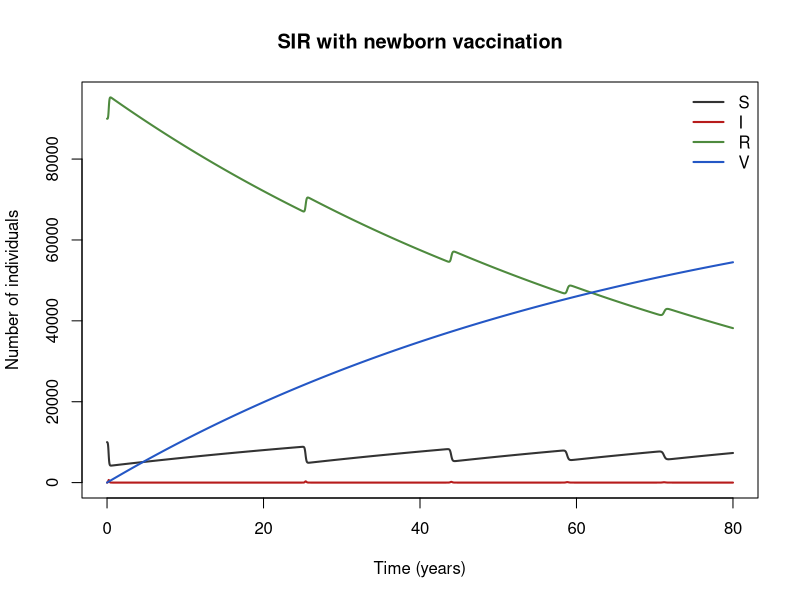
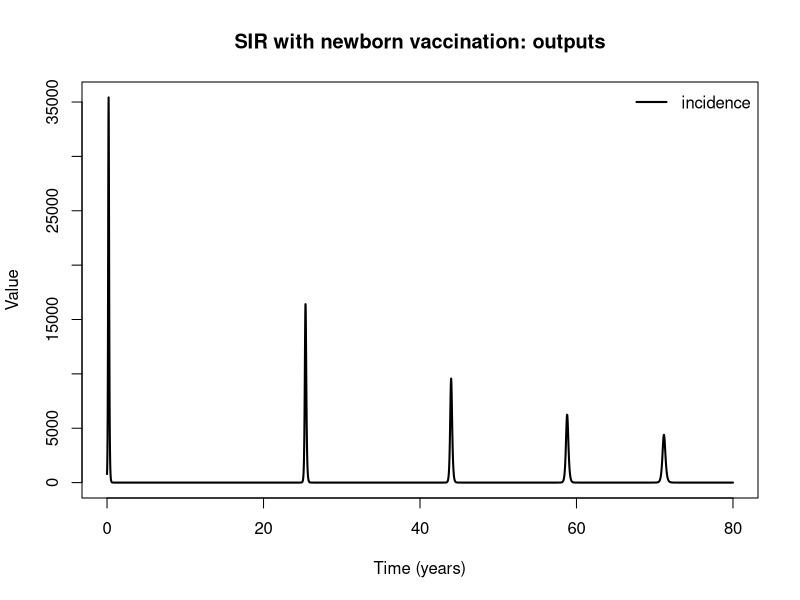

Reproduce these figures in R, in order.
## SIR with newborn vaccination
## A proportion p of newborns is vaccinated (enters V). Elimination requires p > 1 - 1/R0.
## Reference: Keeling & Rohani (2008), Modeling Infectious Diseases in Humans and Animals, §8.1; Anderson & May (1991), Infectious Diseases of Humans, ch. 5
##
## Generated from a compartmental model diagram (model format v1).
## Regenerating from the same diagram always gives this exact file.
##
## Compartments: S, I, R, V
## Flows (time unit: years):
##   (outside) -> S  : (1 - p) * mu * N
##   (outside) -> V  : p * mu * N
##   S -> I          : lam * S
##   I -> R          : gamma * I
##   S -> (outside)  : mu * S
##   I -> (outside)  : mu * I
##   R -> (outside)  : mu * R
##   V -> (outside)  : mu * V

library(deSolve)

# ---- Time ------------------------------------------------------------
times <- seq(0, 80, by = 0.02)  # years

# ---- Parameters ------------------------------------------------------
parameters <- c(
  R0 = 15,          # basic reproduction number
  gamma = 365 / 7,  # recovery rate per year
  mu = 1 / 70,      # birth = death rate per year
  p = 0.8           # proportion of newborns vaccinated
)

# ---- Initial conditions ----------------------------------------------
state <- c(
  S = 10000,  # Susceptible
  I = 10,     # Infectious
  R = 89990,  # Recovered
  V = 0       # Vaccinated
)

# ---- Model equations -------------------------------------------------
sir_newborn_vacc_model <- function(t, state, parameters) {
  with(as.list(c(state, parameters)), {
    # Total population
    N <- S + I + R + V

    # Derived quantities
    beta <- R0 * (gamma + mu)  # transmission rate implied by R0
    lam <- beta * I / N        # force of infection

    # Flows recorded as outputs
    incidence <- lam * S

    # Rates of change
    dS <- (1 - p) * mu * N - lam * S - mu * S
    dI <- lam * S - gamma * I - mu * I
    dR <- gamma * I - mu * R
    dV <- p * mu * N - mu * V

    list(c(dS, dI, dR, dV), c(incidence = incidence))
  })
}

# ---- Solve -----------------------------------------------------------
out <- ode(y = state, times = times, func = sir_newborn_vacc_model, parms = parameters)
out <- as.data.frame(out)

# ---- Plot ------------------------------------------------------------
compartment_cols <- c(S = "#333333", I = "#B71C1C", R = "#4E8A3E", V = "#2457C5")
matplot(out$time, out[, names(compartment_cols)], type = "l", lty = 1, lwd = 2,
        col = compartment_cols, xlab = "Time (years)", ylab = "Number of individuals",
        main = "SIR with newborn vaccination")
legend("topright", legend = names(compartment_cols), col = compartment_cols,
       lty = 1, lwd = 2, bty = "n")

output_names <- c("incidence")
matplot(out$time, out[, output_names, drop = FALSE], type = "l", lty = 1, lwd = 2,
        col = seq_along(output_names), xlab = "Time (years)", ylab = "Value",
        main = "SIR with newborn vaccination: outputs")
legend("topright", legend = output_names, col = seq_along(output_names),
       lty = 1, lwd = 2, bty = "n")
